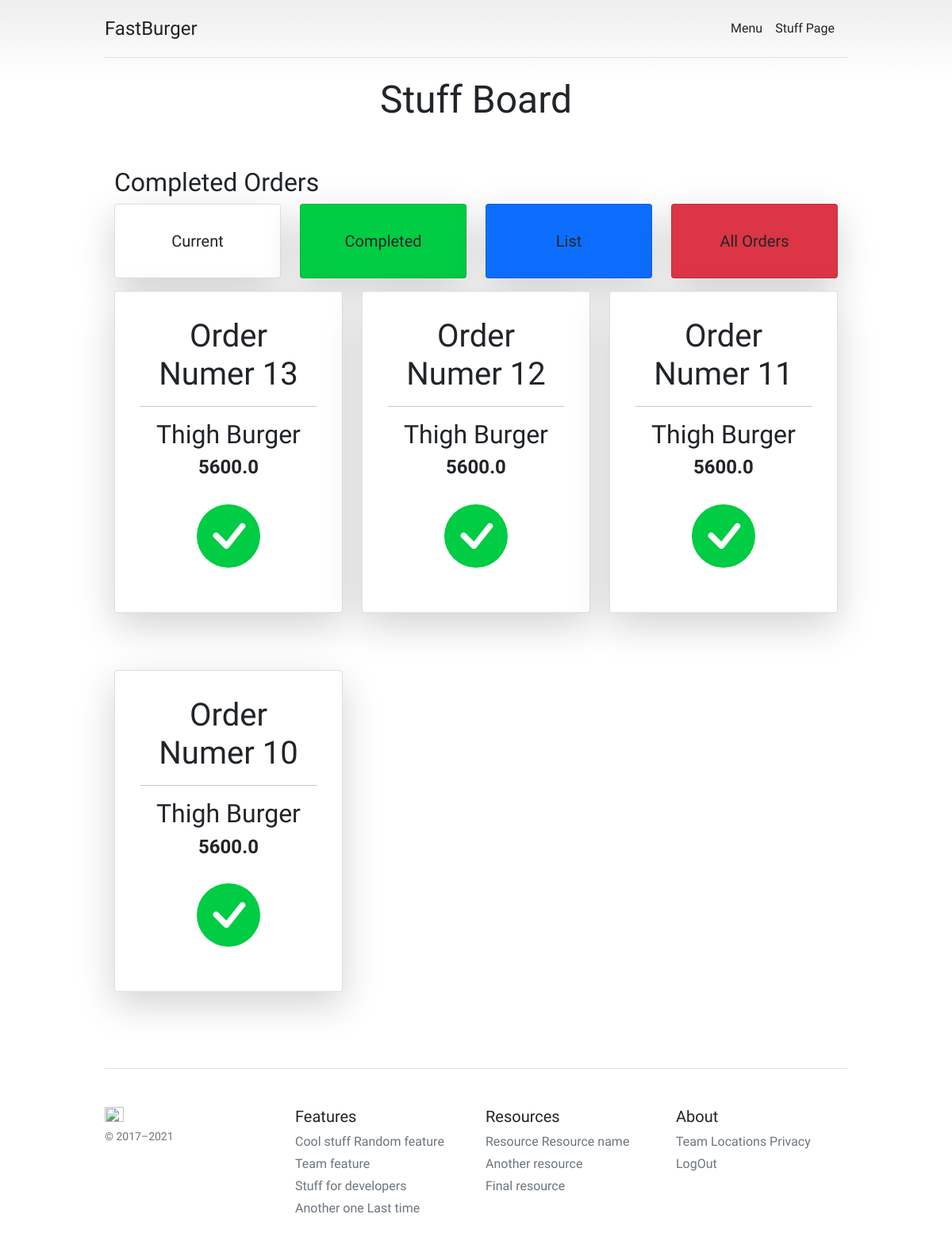
The page /orders/order_completed (signed in) on the database its author committed.
### Order/models.py (models this page shows, shortened)
class testOrder(models.Model):
    food    = models.ForeignKey(Food, on_delete=models.CASCADE)
    count   = models.IntegerField(default=1)
    price   = models.FloatField()
    order_t = models.ForeignKey(testOrderType,  on_delete=models.CASCADE, default=1)
    created_at = models.DateTimeField(auto_now_add=True)
    Completed_Status = 1
    UnCompleted_Status = 0
    STATUS_CHOICES = (
        (Completed_Status, 'Completed'),
        (UnCompleted_Status, 'Uncompleted'),
    )
    status = models.IntegerField(choices=STATUS_CHOICES, default=UnCompleted_Status)

### Meal/models.py (models this page shows, shortened)
class Food(models.Model):
    food_name   = models.CharField(max_length=255)
    food_price  = models.FloatField()
    img         = models.ImageField(blank=True, null=True)
    category    = models.ForeignKey(Category, on_delete=models.CASCADE)
    created_at  = models.DateTimeField(auto_now_add=True)

### Order/views.py (the view)
# urls.py: path('order_completed', views.completed_order_view, name='completed_order_view'),
@login_required(login_url='stuff_board')
def completed_order_view(request):
    order = testOrder.objects.all().filter(status=1).order_by('-created_at')
    context = {
        'orders': order
    }
    return render(request, 'orders/completed_orders.html', context)

### templates/orders/completed_orders.html (shortened to what this page needs)
{% extends "base/base.html" %}
{% block content %}
    <div class="container" >
        <h1 style="font-size: 48px; text-align: center;" >Stuff Board</h1>
        <br>
        <br>
        <h2>Completed Orders</h2>
        <div class="row row-cols-1 row-cols-md-4 g-4">
            <div class="col">
                <div class="card shadow-lg p-2 mb-3 bg-white rounded">
                    <div class="card-body" style="text-align: center;">
                        <a href="{% url 'order_board' %}" class="btn" style="font-size: 20px;">Current</a>
                    </div>
                </div>
            </div>
            <div class="col">
                <div class="card shadow-lg p-2 mb-3 rounded" style="background-color:  #00cc44;">
                    <div class="card-body" style="text-align: center;">
                        <a href="{% url 'completed_order_view' %}" class="btn" style="font-size: 20px;">Completed</a>
                    </div>
                </div>
            </div>
            <div class="col">
                <div class="card shadow-lg p-2 mb-3 bg-primary rounded">
                    <div class="card-body" style="text-align: center;">
                        <a href="{% url 'order_list_view' %}" class="btn" style="font-size: 20px;">List</a>
                    </div>
                </div>
            </div>
            <div class="col">
                <div class="card shadow-lg p-2 mb-3 bg-danger rounded">
                    <div class="card-body" style="text-align: center;">
                        <a href="{% url 'order_board' %}" class="btn" style="font-size: 20px;">All Orders</a>
                    </div>
                </div>
            </div>
        </div>
        <div class="row row-cols-1 row-cols-md-3 g-4">
            {% for order in orders %}
            <div class="col">
                    <div class="card shadow-lg p-3 mb-5 bg-white rounded">
                        <div class="card-body" style="text-align: center;">
                                <h1>Order Numer {{order.id}}</h1>
                            <hr>
                            <h2>{{order.food.food_name}}</h2>
                            <h4>{{order.food.food_price}} </h4>
                                <br>
                                <span style="color: #00cc44 ;">
                                </span>
                                <br>
                                <br>
                        </div>
                    </div>
            </div>
            {% endfor %}
        </div>
    </div>
{% endblock %}

### templates/base/base.html (style rules this page uses)
body { background-color:rgb((255, 255, 255), 255, 255)!important; font-family: 'Acme'; }
.card h4 { font-weight: 700; }
body { background-image: linear-gradient(180deg, #eee, #fff 100px, #fff); }
.container { max-width: 960px; }

### rows shown on the page
testOrder: id "13", food.food_name "Thigh Burger", food.food_price "5600.0"
testOrder: id "12", food.food_name "Thigh Burger", food.food_price "5600.0"
testOrder: id "11", food.food_name "Thigh Burger", food.food_price "5600.0"
testOrder: id "10", food.food_name "Thigh Burger", food.food_price "5600.0"
